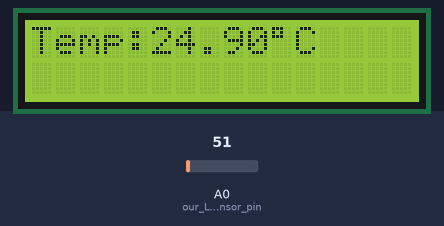
This sketch was run on a simulated Arduino Uno, built with avr-gcc and run on an emulated ATmega328P. Shown: 16×2 character LCD. Inputs (shaded band) come from the test bench; at power-on: A0 (our_LM35_sensor_pin) = 51.

Above: at 1.2 s.
1.3 s: A0 (our_LM35_sensor_pin) set to 23
At 3.4 s:
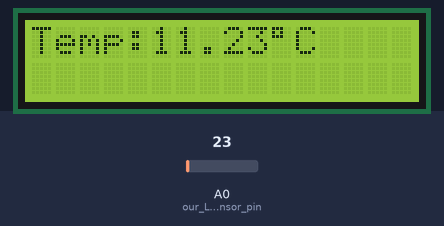
4.0 s: A0 (our_LM35_sensor_pin) set to 19
At 5.4 s:
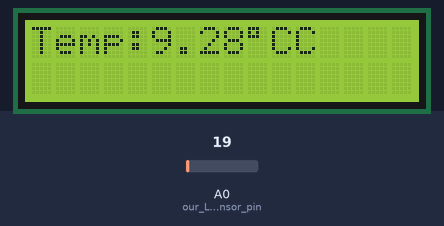
6.7 s: A0 (our_LM35_sensor_pin) set to 15
At 9.3 s:
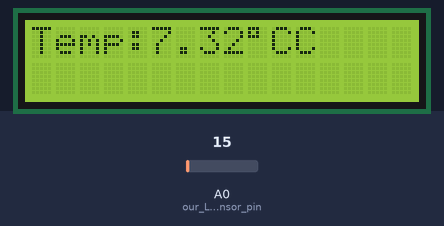
Timing chart, 0 to 10.8 s (numbered marks = the images above; inputs shaded):
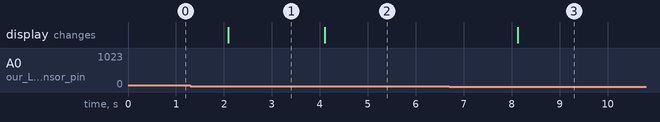

The sketch:

thermometer.ino
```cpp
#include <Wire.h>
#include <LiquidCrystal_I2C.h>

//the libraries used are not native to arduino software! If I don't forget ill add the links in the README file, but If i forget don't worry, they are easy to find

float temp;

LiquidCrystal_I2C lcd(0x27,2,1,0,4,5,6,7,3,POSITIVE);

void setup() {
  // put your setup code here, to run once:
lcd.begin(16,2);
lcd.backlight(); // power on the display
//lcd.backlight(); // the second backlight is used to power off the display

pinMode(A0,INPUT); // our LM35 sensor pin

}

void loop() {
lcd.setCursor(0,0); //setting the cursor in the first line of the first row

//LM35 sensor doesn't give us temperature in Celcius or something, thats why we need to convert it into Celcius and it looks like this
//We power our LM35 with 5volts of power, and we get readings from 0 to 1023 so we divide 5/1024=0.0048828125
//then we multiply by 100 to get the correct reading which leaves us at 0.4828125 multiplied by the reading
temp = analogRead(A0);
temp = temp * 0.48828125;

//print temperatury
lcd.print("Temp:");
lcd.print(temp);

lcd.print((char)223);
lcd.print("C");

//im setting up a delay so the number on the LCD doesn't rapidly change and annoy me
delay(2000);


}
```

Measured:
- the behaviour switches between 21 and 20 on A0 (our_LM35_sensor_pin) (found by bisection; images 1 and 2)
- after the input at 1.3 s, the display: changes after 0.79 s (image 1)
- after the input at 4.0 s, the display: changes after 0.10 s (image 2)
- after the input at 6.7 s, the display: changes after 1.4 s (image 3)
